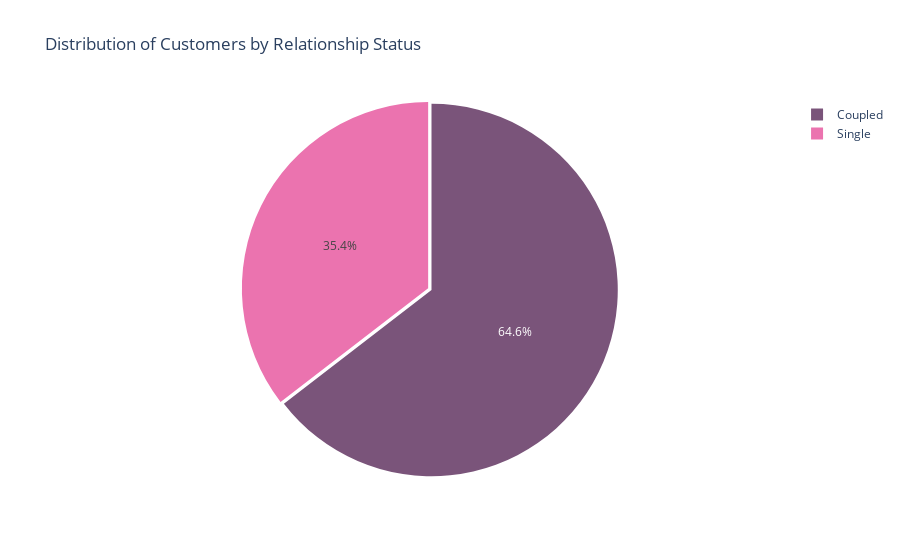

The notebook cell this image was saved under:
### Code cell
color_map = {'Coupled': '#7a547a', 'Single': '#eb73af'}
fig = px.pie(data_frame=rel_df, names='Relationship Status', values='Count', title='Distribution of Customers by Relationship Status', color='Relationship Status', color_discrete_map=color_map)
fig.update_traces(pull=[0, 0.02])
fig.show()

### Figure 1 — Plotly figure (JSON) as saved in the notebook; plotly's stock layout.template omitted (floating-point values rounded to 4 significant figures)
{"data": [{"customdata": [["Coupled"], ["Single"]], "domain": {"x": [0, 1], "y": [0, 1]}, "hovertemplate": "Relationship Status=%{customdata[0]}<br>Count=%{value}<extra></extra>", "labels": ["Coupled", "Single"], "legendgroup": "", "marker": {"colors": ["#7a547a", "#eb73af"]}, "name": "", "pull": [0, 0.02], "showlegend": true, "type": "pie", "values": [1428, 784]}], "layout": {"legend": {"tracegroupgap": 0}, "title": {"text": "Distribution of Customers by Relationship Status"}}}
